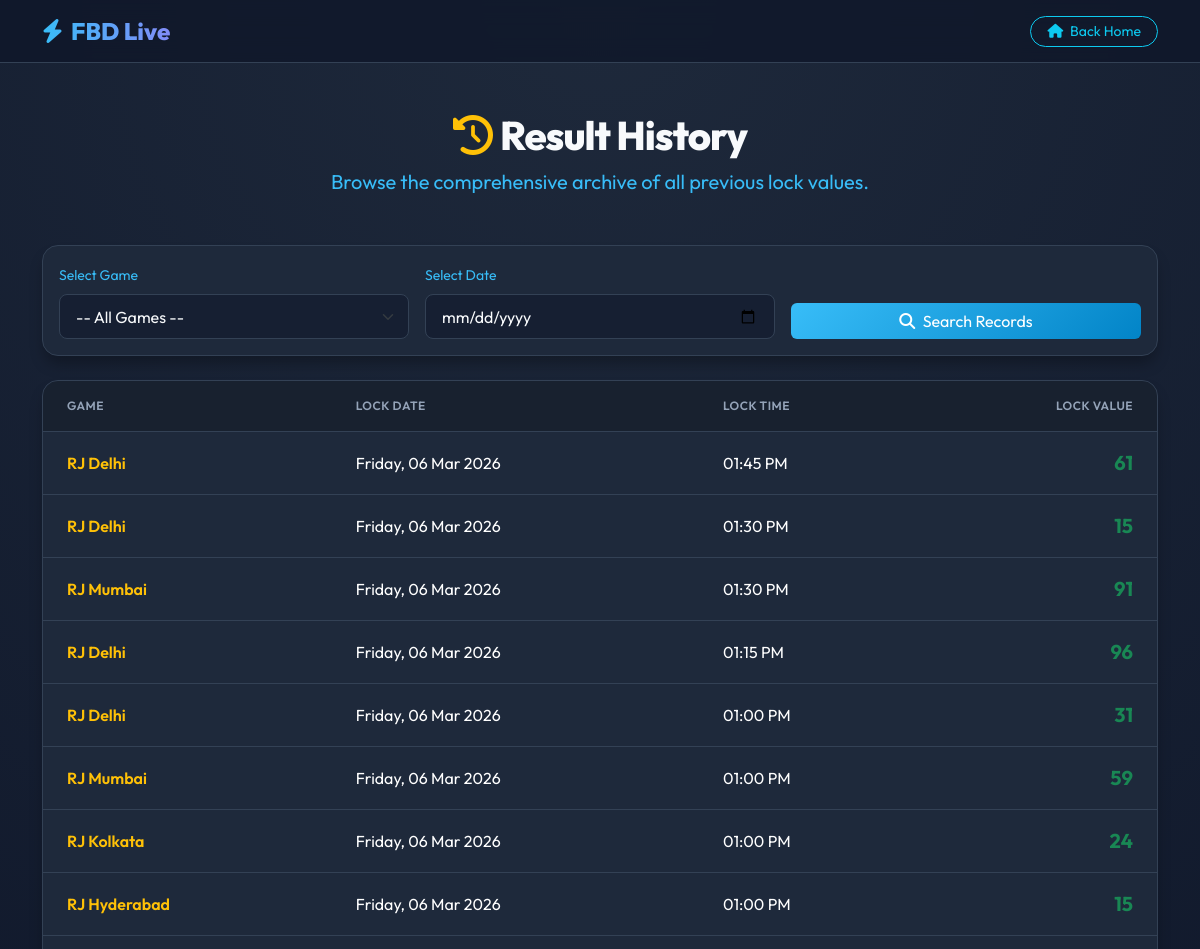
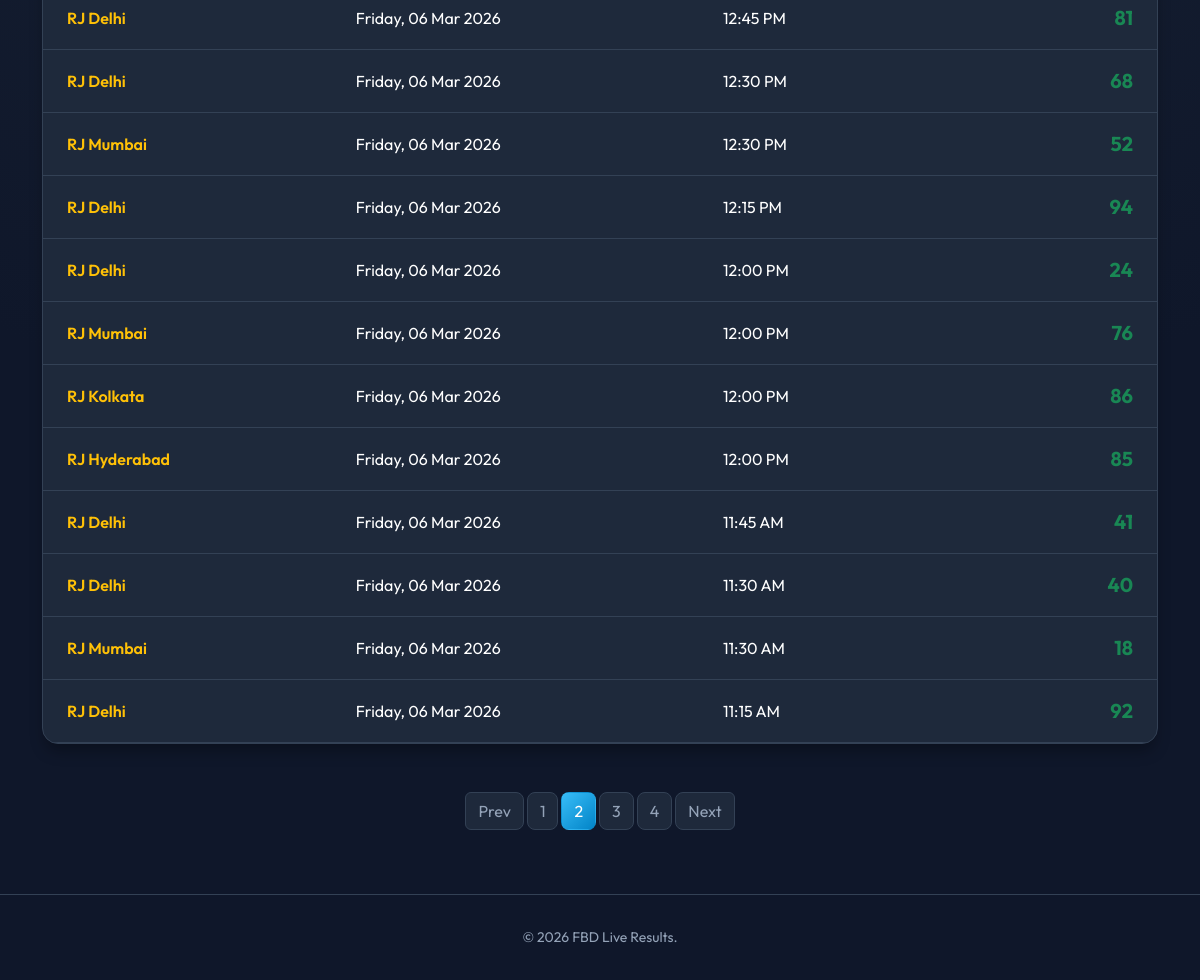
Screenshot of /public_history.php?page=2 with the database file from the repository (2 pictures, top to bottom).
### tables this page shows
CREATE TABLE `results` (
  `id` int(6) UNSIGNED NOT NULL,
  `game_id` int(6) UNSIGNED DEFAULT NULL,
  `lock_date` date NOT NULL,
  `lock_time` time NOT NULL,
  `lock_value` varchar(50) NOT NULL,
  `last_modified` timestamp NOT NULL DEFAULT current_timestamp() ON UPDATE current_timestamp()
);

CREATE TABLE `games` (
  `id` int(6) UNSIGNED NOT NULL,
  `name` varchar(100) NOT NULL,
  `game_type` enum('Datewise','Timewise') DEFAULT 'Datewise',
  `time_slot` varchar(100) DEFAULT NULL,
  `interval_mins` int(11) DEFAULT 30,
  `logo_path` varchar(255) DEFAULT NULL,
  `last_modified` timestamp NOT NULL DEFAULT current_timestamp() ON UPDATE current_timestamp()
);

### public_history.php (the view, shortened to what this page needs)
<?php
require_once 'generate_random.php';
$filter_date = isset($_GET['filter_date']) && $_GET['filter_date'] !== '' ? $_GET['filter_date'] : null;
$where = [];
$where_clause = count($where) > 0 ? "WHERE " . implode(" AND ", $where) : '';
$limit = 20;
$page = isset($_GET['page']) ? (int)$_GET['page'] : 1;
$offset = ($page - 1) * $limit;
$count_stmt = $conn->prepare("SELECT COUNT(*) FROM results $where_clause");
$count_stmt->execute();
$total_pages = ceil($count_stmt->fetchColumn() / $limit);
$stmt = $conn->prepare("SELECT results.*, games.name as game_name FROM results LEFT JOIN games ON results.game_id = games.id $where_clause ORDER BY results.lock_date DESC, results.lock_time DESC LIMIT :limit OFFSET :offset");
$stmt->bindValue(':limit', $limit, PDO::PARAM_INT);
$stmt->bindValue(':offset', $offset, PDO::PARAM_INT);
$stmt->execute();
$results = $stmt->fetchAll();
?>
<!DOCTYPE html>
<html lang="en">
<head>
    <link href="https://cdn.jsdelivr.net/npm/bootstrap@5.3.3/dist/css/bootstrap.min.css" rel="stylesheet">
    <link href="https://cdnjs.cloudflare.com/ajax/libs/font-awesome/6.4.0/css/all.min.css" rel="stylesheet">
</head>
<body>
<nav class="navbar navbar-dark sticky-top">
    <div class="container">
        <a class="navbar-brand" href="index.php">
            <i class="fa-solid fa-bolt text-info me-2"></i>FBD Live
        </a>
        <a href="index.php" class="btn btn-outline-info btn-sm rounded-pill px-3">
            <i class="fa-solid fa-house me-1"></i> Back Home
        </a>
    </div>
</nav>
<section class="hero-section container">
    <h1 class="hero-title"><i class="fa-solid fa-clock-rotate-left me-2 text-warning"></i>Result History</h1>
    <p class="text-muted fs-5">Browse the comprehensive archive of all previous lock values.</p>
</section>
<div class="container mb-5">
    <div class="card mb-4">
        <div class="card-body">
            <form method="get" class="row g-3 align-items-end">
                <div class="col-md-4">
                    <label class="form-label text-muted small">Select Game</label>
                    <select name="filter_game" class="form-select">
                        <option value="">-- All Games --</option>
                    </select>
                </div>
                <div class="col-md-4">
                    <label class="form-label text-muted small">Select Date</label>
                    <input type="date" name="filter_date" class="form-control" value="<?= htmlspecialchars($filter_date ?? '') ?>">
                </div>
                <div class="col-md-4">
                    <button type="submit" class="btn btn-primary w-100" style="background: linear-gradient(135deg, #38bdf8, #0284c7); border: none;">
                        <i class="fa-solid fa-search me-1"></i> Search Records
                    </button>
                </div>
            </form>
        </div>
    </div>
    <div class="card overflow-hidden">
        <div class="table-responsive">
            <table class="table table-hover mb-0 text-light">
                <thead>
                    <tr>
                        <th class="ps-4">Game</th>
                        <th>Lock Date</th>
                        <th>Lock Time</th>
                        <th class="text-end pe-4">Lock Value</th>
                    </tr>
                </thead>
                <tbody>
                    <?php if (count($results) > 0): ?>
                        <?php foreach ($results as $row): ?>
                        <tr>
                            <td class="ps-4 fw-semibold text-warning"><?= htmlspecialchars($row['game_name'] ?? 'Unknown/Deleted') ?></td>
                            <td><?= date('l, d M Y', strtotime($row['lock_date'])) ?></td>
                            <td><?= date('h:i A', strtotime($row['lock_time'])) ?></td>
                            <td class="text-end pe-4 fw-bold text-success fs-5"><?= htmlspecialchars($row['lock_value']) ?></td>
                        </tr>
                        <?php endforeach; ?>
                    <?php else: ?>
                        <tr><td colspan="4" class="text-center py-5 text-muted"><i class="fa-solid fa-folder-open fs-1 d-block mb-3 opacity-25"></i>No historical records match your search.</td></tr>
                    <?php endif; ?>
                </tbody>
            </table>
        </div>
    </div>
    <?php if ($total_pages > 1): ?>
    <nav class="mt-4">
        <ul class="pagination justify-content-center">
           <?php if ($total_pages > 1): ?>
<nav aria-label="Page navigation">
    <ul class="pagination mt-4 justify-content-center">
        <?php
        $range = 2;
        if ($page > 1):
            $q = $_GET;
            $q['page'] = $page - 1;
            $prev_link = '?' . http_build_query($q);
        ?>
            <li class="page-item">
                <a class="page-link" href="<?= $prev_link ?>">Prev</a>
            </li>
        <?php endif; ?>
        <?php
        $start = max(1, $page - $range);
        $end   = min($total_pages, $page + $range);
        for ($i = $start; $i <= $end; $i++):
            $q = $_GET;
            $q['page'] = $i;
            $link = '?' . http_build_query($q);
        ?>
            <li class="page-item <?= ($i == $page) ? 'active' : '' ?>">
                <a class="page-link" href="<?= $link ?>"><?= $i ?></a>
            </li>
        <?php endfor; ?>
        <?php
        if ($page < $total_pages):
            $q = $_GET;
            $q['page'] = $page + 1;
            $next_link = '?' . http_build_query($q);
        ?>
            <li class="page-item">
                <a class="page-link" href="<?= $next_link ?>">Next</a>
            </li>
        <?php endif; ?>
    </ul>
</nav>
<?php endif; ?>
        </ul>
    </nav>
    <?php endif; ?>
</div>
<footer>
    <div class="container">
        <p class="mb-0">&copy; <?= date('Y') ?> FBD Live Results.</p>
    </div>
</footer>
</body>
</html>

### public_history.php (style rules this page uses)
:root { --bg-color: #0f172a; --card-bg: #1e293b; --card-border: #334155; --primary: #38bdf8; --accent: #f43f5e; --text-main: #f8fafc; --text-muted: #94a3b8; }
body { background-color: var(--bg-color); color: var(--text-main); font-family: 'Outfit', sans-serif; min-height: 100vh; display: flex; flex-direction: column; background-image: radial-gradient(circle at 50% 0%, #1e293b 0%, transparent 70%); }
.navbar { background-color: rgba(15, 23, 42, 0.8) !important; backdrop-filter: blur(12px); border-bottom: 1px solid var(--card-border); }
.navbar-brand { font-weight: 800; font-size: 1.5rem; background: linear-gradient(to right, #38bdf8, #818cf8); -webkit-background-clip: text; -webkit-text-fill-color: transparent; }
.hero-section { padding: 3rem 1rem 2rem; text-align: center; }
.hero-title { font-weight: 800; font-size: 2.5rem; margin-bottom: 0.5rem; letter-spacing: -1px; }
.card { background-color: var(--card-bg); border: 1px solid var(--card-border); border-radius: 16px; color: var(--text-main); box-shadow: 0 10px 15px -3px rgba(0, 0, 0, 0.3); }
.form-control, .form-select { background-color: rgba(15, 23, 42, 0.5); border: 1px solid var(--card-border); color: var(--text-main); border-radius: 8px; padding: 0.6rem 1rem; }
.table { color: var(--text-main); margin-bottom: 0; }
.table th { background-color: rgba(0,0,0,0.2) !important; border-color: var(--card-border) !important; color: var(--text-muted) !important; font-weight: 600; text-transform: uppercase; font-size: 0.75rem; letter-spacing: 0.5px; padding: 1rem; }
.table td { border-color: var(--card-border) !important; padding: 1rem; vertical-align: middle; color:#fff; background-color: transparent !important; }
.pagination .page-link { background-color: var(--card-bg); border-color: var(--card-border); color: var(--text-muted); margin: 0 4px; border-radius: 8px; }
.pagination .page-item.active .page-link { background: linear-gradient(135deg, #38bdf8, #0284c7); border-color: transparent; color: #fff; }
footer { margin-top: auto; border-top: 1px solid var(--card-border); padding: 2rem 0; text-align: center; color: var(--text-muted); font-size: 0.875rem; }
.text-muted { color:#38bdf8 !important; }

### rows the page displays
results: game.name "RJ Delhi", lock_date "Friday, 06 Mar 2026", lock_time "01:45 PM", lock_value "61"
results: game.name "RJ Delhi", lock_date "Friday, 06 Mar 2026", lock_time "01:30 PM", lock_value "15"
results: game.name "RJ Mumbai", lock_date "Friday, 06 Mar 2026", lock_time "01:30 PM", lock_value "91"
results: game.name "RJ Delhi", lock_date "Friday, 06 Mar 2026", lock_time "01:15 PM", lock_value "96"
results: game.name "RJ Delhi", lock_date "Friday, 06 Mar 2026", lock_time "01:00 PM", lock_value "31"
results: game.name "RJ Mumbai", lock_date "Friday, 06 Mar 2026", lock_time "01:00 PM", lock_value "59"
results: game.name "RJ Kolkata", lock_date "Friday, 06 Mar 2026", lock_time "01:00 PM", lock_value "24"
results: game.name "RJ Hyderabad", lock_date "Friday, 06 Mar 2026", lock_time "01:00 PM", lock_value "15"
results: game.name "RJ Delhi", lock_date "Friday, 06 Mar 2026", lock_time "12:45 PM", lock_value "81"
results: game.name "RJ Delhi", lock_date "Friday, 06 Mar 2026", lock_time "12:30 PM", lock_value "68"
results: game.name "RJ Mumbai", lock_date "Friday, 06 Mar 2026", lock_time "12:30 PM", lock_value "52"
results: game.name "RJ Delhi", lock_date "Friday, 06 Mar 2026", lock_time "12:15 PM", lock_value "94"
results: game.name "RJ Delhi", lock_date "Friday, 06 Mar 2026", lock_time "12:00 PM", lock_value "24"
results: game.name "RJ Mumbai", lock_date "Friday, 06 Mar 2026", lock_time "12:00 PM", lock_value "76"
results: game.name "RJ Kolkata", lock_date "Friday, 06 Mar 2026", lock_time "12:00 PM", lock_value "86"
results: game.name "RJ Hyderabad", lock_date "Friday, 06 Mar 2026", lock_time "12:00 PM", lock_value "85"
results: game.name "RJ Delhi", lock_date "Friday, 06 Mar 2026", lock_time "11:45 AM", lock_value "41"
results: game.name "RJ Delhi", lock_date "Friday, 06 Mar 2026", lock_time "11:30 AM", lock_value "40"
results: game.name "RJ Mumbai", lock_date "Friday, 06 Mar 2026", lock_time "11:30 AM", lock_value "18"
results: game.name "RJ Delhi", lock_date "Friday, 06 Mar 2026", lock_time "11:15 AM", lock_value "92"
